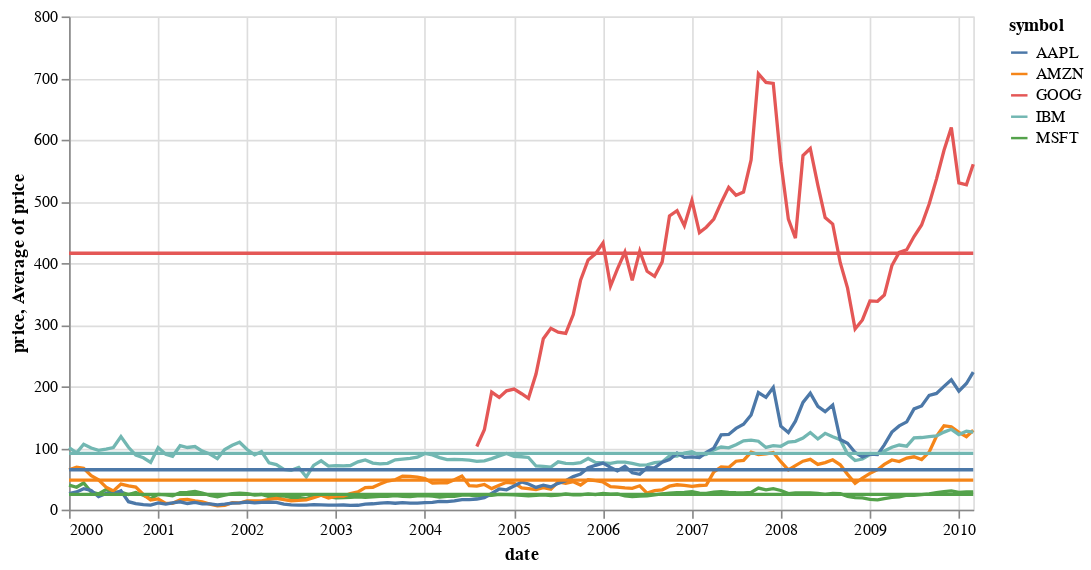

The notebook cell this image was saved under:
### Markdown cell above
# Line Charts with Layered Aggregates

### Code cell
base = alt.Chart(source).properties(width=550)

line = base.mark_line().encode(
    x='date',
    y='price',
    color='symbol'
)

rule = base.mark_rule().encode(
    y='average(price)',
    color='symbol',
    size=alt.value(2)
)

line + rule

### Figure 1 — Vega-Lite specification as saved in the notebook (floating-point values rounded to 4 significant figures; data arrays with more than 128 entries replaced by an {"elided": "..."} marker saying what was removed)
{"$schema": "https://vega.github.io/schema/vega-lite/v3.4.0.json", "config": {"background": "white", "mark": {"tooltip": null}, "view": {"height": 300, "width": 400}}, "data": {"name": "data-96e857a61c6b623bafe23440d582a500"}, "datasets": {"data-96e857a61c6b623bafe23440d582a500": {"elided": "560 records"}}, "layer": [{"encoding": {"color": {"field": "symbol", "type": "nominal"}, "x": {"field": "date", "type": "temporal"}, "y": {"field": "price", "type": "quantitative"}}, "mark": "line", "width": 550}, {"encoding": {"color": {"field": "symbol", "type": "nominal"}, "size": {"value": 2}, "y": {"aggregate": "average", "field": "price", "type": "quantitative"}}, "mark": "rule", "width": 550}]}
